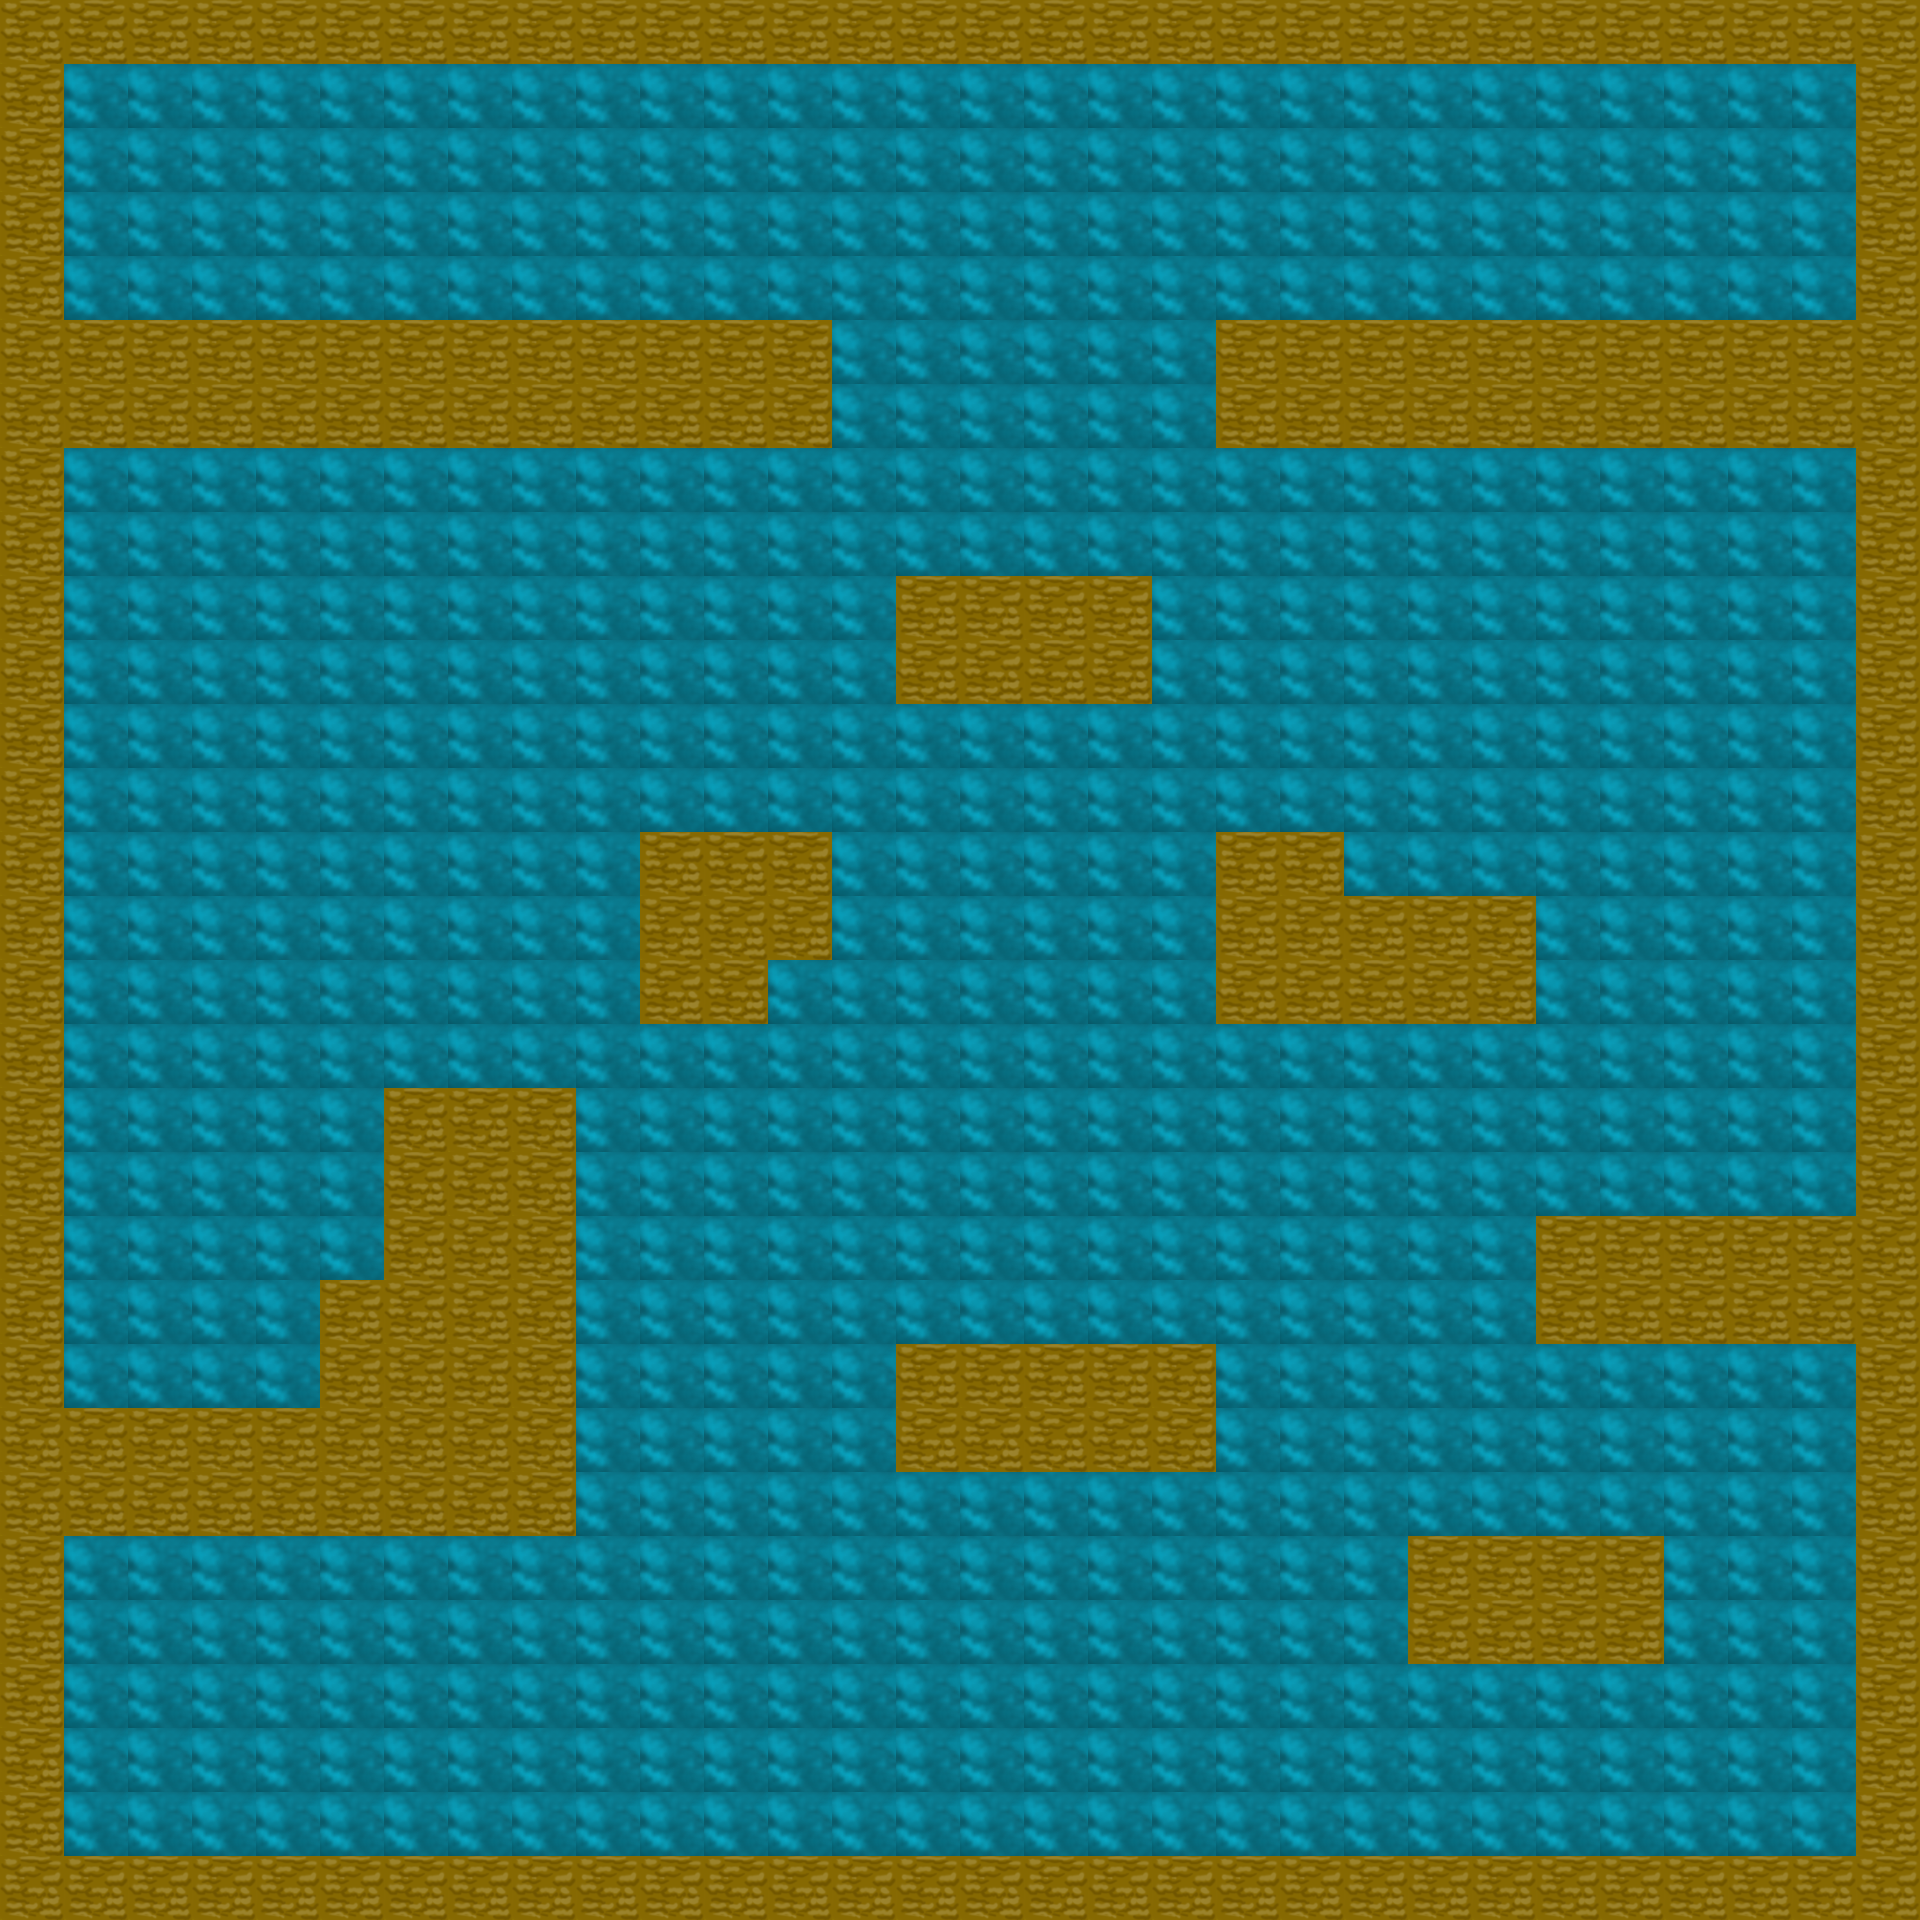

This is a level from a 2D game, rendered from its Tiled map with the project's own tilesets. A one-line summary and the map file follow, with tile-layer data summarised:
An orthogonal 30x30 tile map with 64x64 px tiles, 2 tile layers (fond, sol).

<map version="1.0" orientation="orthogonal" width="30" height="30" tilewidth="64" tileheight="64">
 <tileset firstgid="1" name="sol01" tilewidth="64" tileheight="64">
  <image source="tuile/sol01.png" width="800" height="600" />
 </tileset>
 <layer name="fond" width="30" height="30">
  <data>[900 cells, 900 non-empty, 1 distinct tile ids]</data>
 </layer>
 <layer name="sol" width="30" height="30">
  <data>[900 cells, 249 non-empty, 1 distinct tile ids]</data>
 </layer>
</map>
